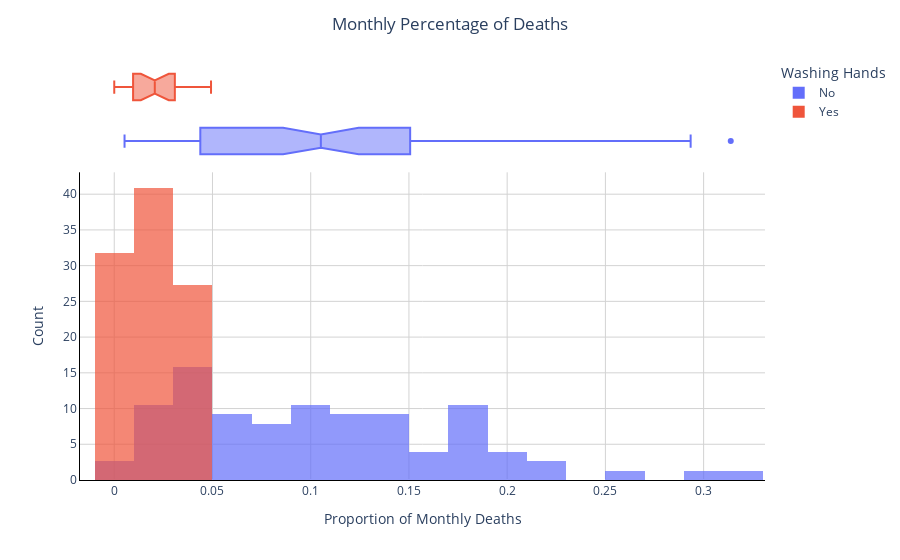

Notebook code for this chart:
### Markdown cell above
## Using Histograms to Visualise the Monthly Distribution of Outcomes

### Code cell
hist = px.histogram(df_monthly, 
                    x='pct_deaths', 
                    color='washing_hands',
                    nbins=20,
                    opacity=0.7,
                    barmode='overlay',
                    histnorm='percent',
                    marginal='box',)

hist.update_layout(legend_title_text="Washing Hands",
                   plot_bgcolor='white',
                   paper_bgcolor='white',
                   title={'text': "Monthly Percentage of Deaths",
                         'x': 0.5,
                         'xanchor': 'center'},
                   xaxis=dict(
                      title='Proportion of Monthly Deaths',
                      linecolor='black',
                      showgrid=True,
                      gridcolor='lightgrey'),
                   yaxis=dict(
                      title='Count',
                      linecolor='black',
                      showgrid=True,
                      gridcolor='lightgrey'))

hist.show()

### Figure 1 — Plotly figure (JSON) as saved in the notebook; plotly's stock layout.template omitted (floating-point values rounded to 4 significant figures)
{"data": [{"alignmentgroup": "True", "bingroup": "x", "histnorm": "percent", "hovertemplate": "washing_hands=No<br>pct_deaths=%{x}<br>percent=%{y}<extra></extra>", "legendgroup": "No", "marker": {"color": "#636efa", "opacity": 0.7, "pattern": {"shape": ""}}, "name": "No", "nbinsx": 20, "offsetgroup": "No", "orientation": "v", "showlegend": true, "type": "histogram", "x": [0.1457, 0.07531, 0.04332, 0.01569, 0.007843, 0.05, 0.08421, 0.01351, 0.01878, 0.1102, 0.2255, 0.2085, 0.1222, 0.1023, 0.1074, 0.03226, 0.06593, 0.2078, 0.2546, 0.1839, 0.2934, 0.2297, 0.3138, 0.1912, 0.1597, 0.1241, 0.1193, 0.06098, 0.04082, 0.005236, 0.01554, 0.02262, 0.176, 0.07143, 0.08051, 0.1516, 0.1128, 0.1703, 0.1731, 0.05833, 0.02679, 0.04369, 0.0632, 0.01224, 0.03226, 0.1102, 0.1055, 0.07591, 0.04745, 0.04452, 0.04231, 0.04392, 0.07143, 0.06122, 0.03586, 0.1055, 0.1484, 0.1094, 0.1049, 0.1339, 0.1809, 0.1543, 0.1897, 0.1344, 0.1015, 0.131, 0.1806, 0.1439, 0.1496, 0.1077, 0.05369, 0.03215, 0.01923, 0.03607, 0.1827, 0.1224], "xaxis": "x", "yaxis": "y"}, {"alignmentgroup": "True", "hovertemplate": "washing_hands=No<br>pct_deaths=%{x}<extra></extra>", "legendgroup": "No", "marker": {"color": "#636efa"}, "name": "No", "notched": true, "offsetgroup": "No", "showlegend": false, "type": "box", "x": [0.1457, 0.07531, 0.04332, 0.01569, 0.007843, 0.05, 0.08421, 0.01351, 0.01878, 0.1102, 0.2255, 0.2085, 0.1222, 0.1023, 0.1074, 0.03226, 0.06593, 0.2078, 0.2546, 0.1839, 0.2934, 0.2297, 0.3138, 0.1912, 0.1597, 0.1241, 0.1193, 0.06098, 0.04082, 0.005236, 0.01554, 0.02262, 0.176, 0.07143, 0.08051, 0.1516, 0.1128, 0.1703, 0.1731, 0.05833, 0.02679, 0.04369, 0.0632, 0.01224, 0.03226, 0.1102, 0.1055, 0.07591, 0.04745, 0.04452, 0.04231, 0.04392, 0.07143, 0.06122, 0.03586, 0.1055, 0.1484, 0.1094, 0.1049, 0.1339, 0.1809, 0.1543, 0.1897, 0.1344, 0.1015, 0.131, 0.1806, 0.1439, 0.1496, 0.1077, 0.05369, 0.03215, 0.01923, 0.03607, 0.1827, 0.1224], "xaxis": "x2", "yaxis": "y2"}, {"alignmentgroup": "True", "bingroup": "x", "histnorm": "percent", "hovertemplate": "washing_hands=Yes<br>pct_deaths=%{x}<br>percent=%{y}<extra></extra>", "legendgroup": "Yes", "marker": {"color": "#EF553B", "opacity": 0.7, "pattern": {"shape": ""}}, "name": "Yes", "nbinsx": 20, "offsetgroup": "Yes", "orientation": "v", "showlegend": true, "type": "histogram", "x": [0.02239, 0.012, 0.01894, 0.0458, 0.03957, 0.04472, 0.0293, 0.03534, 0.006873, 0, 0.006557, 0.009585, 0.01136, 0.003717, 0, 0.009615, 0.02341, 0.02903, 0.0134, 0.02233, 0.03085, 0.04926], "xaxis": "x", "yaxis": "y"}, {"alignmentgroup": "True", "hovertemplate": "washing_hands=Yes<br>pct_deaths=%{x}<extra></extra>", "legendgroup": "Yes", "marker": {"color": "#EF553B"}, "name": "Yes", "notched": true, "offsetgroup": "Yes", "showlegend": false, "type": "box", "x": [0.02239, 0.012, 0.01894, 0.0458, 0.03957, 0.04472, 0.0293, 0.03534, 0.006873, 0, 0.006557, 0.009585, 0.01136, 0.003717, 0, 0.009615, 0.02341, 0.02903, 0.0134, 0.02233, 0.03085, 0.04926], "xaxis": "x2", "yaxis": "y2"}], "layout": {"barmode": "overlay", "legend": {"title": {"text": "Washing Hands"}, "tracegroupgap": 0}, "margin": {"t": 60}, "paper_bgcolor": "white", "plot_bgcolor": "white", "title": {"text": "Monthly Percentage of Deaths", "x": 0.5, "xanchor": "center"}, "xaxis": {"anchor": "y", "domain": [0, 1], "gridcolor": "lightgrey", "linecolor": "black", "showgrid": true, "title": {"text": "Proportion of Monthly Deaths"}}, "xaxis2": {"anchor": "y2", "domain": [0, 1], "matches": "x", "showgrid": true, "showticklabels": false}, "yaxis": {"anchor": "x", "domain": [0, 0.7326], "gridcolor": "lightgrey", "linecolor": "black", "showgrid": true, "title": {"text": "Count"}}, "yaxis2": {"anchor": "x2", "domain": [0.7426, 1], "matches": "y2", "showgrid": false, "showline": false, "showticklabels": false, "ticks": ""}}}
